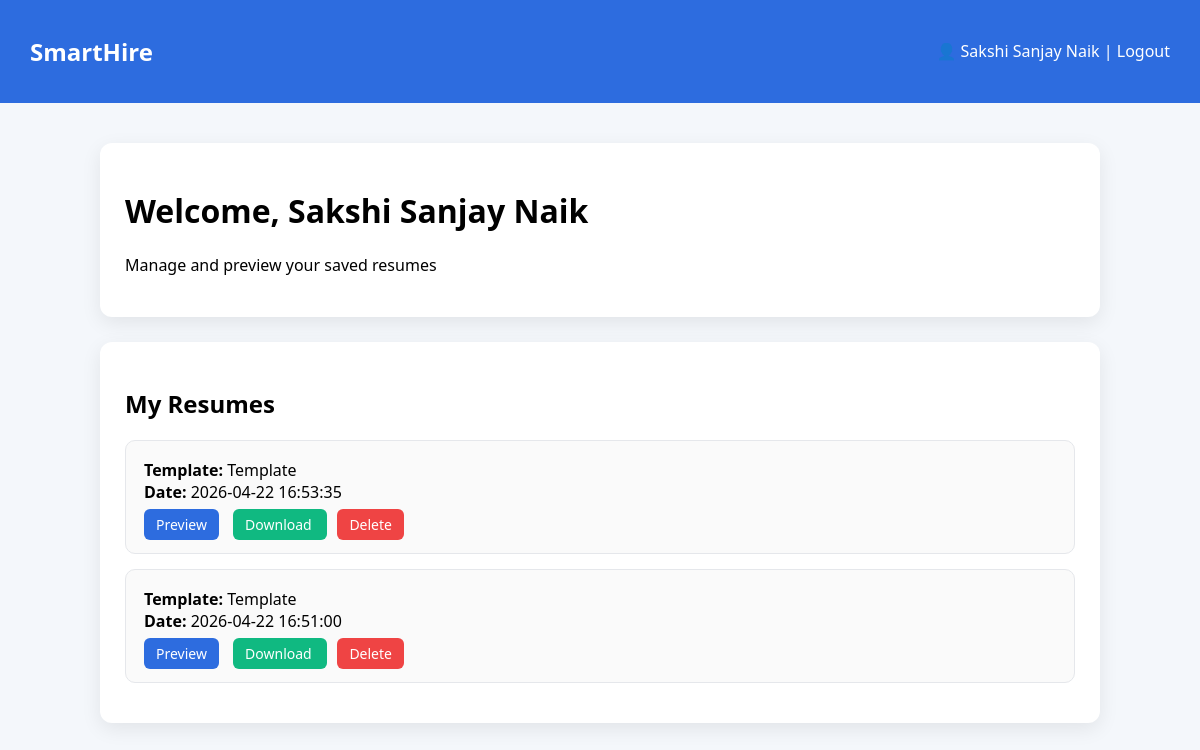
The app's page /dashboard (signed in) with its own data.
### tables this page shows
CREATE TABLE resumes (
    id INTEGER PRIMARY KEY AUTOINCREMENT,
    user_id INTEGER,
    template TEXT,
    resume_html TEXT,
    created_at TIMESTAMP DEFAULT CURRENT_TIMESTAMP
, title TEXT);

### app.py (the view)
@app.route("/dashboard")
def dashboard():
    if "user_id" not in session:
        return redirect("/login")
    conn = get_db_connection()
    resumes = conn.execute(
        "SELECT * FROM resumes WHERE user_id=? ORDER BY created_at DESC",
        (session["user_id"],)
    ).fetchall()
    conn.close()
    return render_template(
        "dashboard.html",
        name=session["user_name"],
        resumes=resumes
    )

### app.py (called while the page is built)
def get_db_connection():
    conn = sqlite3.connect('database.db')  # change db name if different
    conn.row_factory = sqlite3.Row
    return conn

### templates/dashboard.html (shortened to what this page needs)
<!DOCTYPE html>
<html>
<head>
</head>
<body>
<div class="navbar">
    <h2>SmartHire</h2>
    <div>👤 {{ name }} | <a href="/logout">Logout</a></div>
</div>
<div class="container">
<div class="profile-box">
    <h1>Welcome, {{ name }}</h1>
    <p>Manage and preview your saved resumes</p>
</div>
<div class="resume-section">
    <h2>My Resumes</h2>
    {% if resumes %}
        {% for r in resumes %}
            <div class="resume-card">
                <b>Template:</b> {{ r["template"] or "Template " }} <br>
                <b>Date:</b> {{ r["created_at"] }} <br>
                <div class="resume-actions">
                    <a class="preview-btn" href="/view-resume/{{ r['id'] }}" target="_blank">Preview</a>
                    <a class="download-btn" href="/download-saved/{{ r['id'] }}">
                        Download
                    </a>
                    <a class="delete-btn"
                       href="/delete-resume/{{ r['id'] }}"
                       onclick="return confirm('Delete this resume?')">
                       Delete
                    </a>
                </div>
            </div>
        {% endfor %}
    {% else %}
        <div class="empty">
            <p>No resumes yet 🚀</p>
            <p>Create your first resume to see it here.</p>
        </div>
    {% endif %}
</div>
</div>
</body>
</html>

### templates/dashboard.html (style rules this page uses)
body { margin: 0; font-family: 'Segoe UI', Arial, sans-serif; background: #f4f7fb; }
.navbar { background: #2d6cdf; color: white; padding: 15px 30px; display: flex; justify-content: space-between; align-items: center; }
.navbar a { color: white; text-decoration: none; font-weight: 500; }
.container { padding: 40px; max-width: 1000px; margin: auto; }
.profile-box { background: white; padding: 25px; border-radius: 12px; box-shadow: 0 6px 20px rgba(0,0,0,0.08); margin-bottom: 25px; }
.resume-section { background: white; padding: 25px; border-radius: 12px; box-shadow: 0 6px 20px rgba(0,0,0,0.08); }
.resume-card { border-radius: 10px; padding: 18px; margin-bottom: 15px; background: #fafafa; border: 1px solid #e5e7eb; transition: 0.2s; }
.resume-actions { margin-top: 10px; }
.resume-actions a { margin-right: 10px; padding: 6px 12px; border-radius: 6px; font-size: 14px; text-decoration: none; cursor: pointer; }
.preview-btn { background: #2d6cdf; color: white; }
.download-btn { background: #10b981; color: white; }
.delete-btn { background: #ef4444; color: white; }

### records on screen
resumes: r "Template", created_at "2026-04-22 16:53:35"
resumes: r "Template", created_at "2026-04-22 16:51:00"

### other values on screen
{{ name }} "Sakshi Sanjay Naik"
